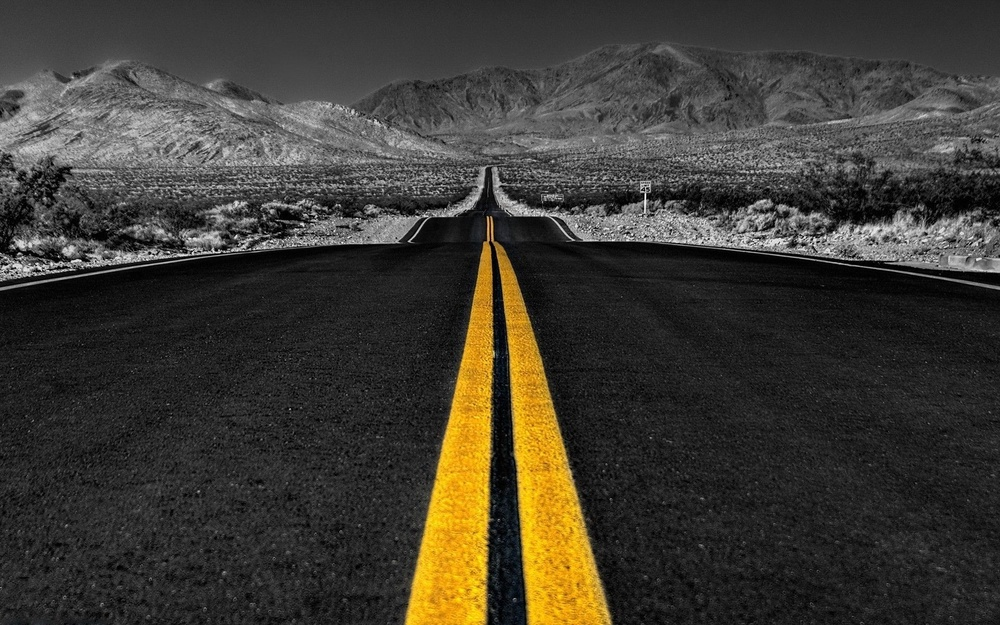
#> input picture Filtros/Road.jfif, 1000 x 625 px, shrunk from 1920 x 1200 before the run
$ python Space_domain_Filters.py
#> lines starting #> are read from the running program, lines starting #| are printed output that depends on the picture
import numpy as np
import cv2 as cv

img = cv.imread("Filtros/Road.jfif",0)
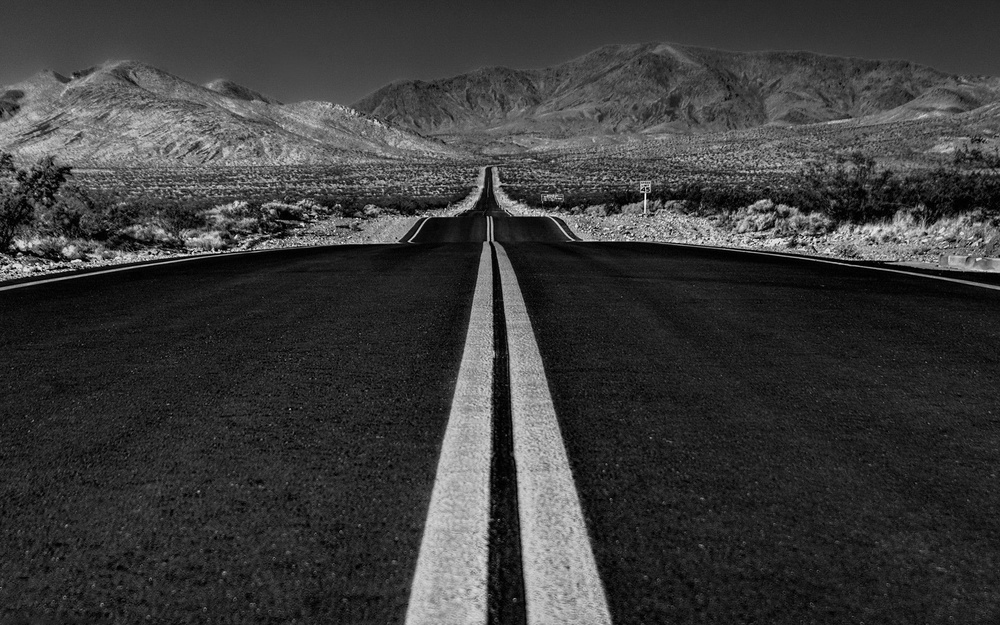
#> img: shape (625, 1000); min 0, max 255, mean 59.2

#Filtro de medias

av_1 = cv.blur(img,(5,5))
av_2 = cv.boxFilter(img,-1,(5,5),normalize=True)

cv.imshow("Original",img)
cv.imshow("av1",av_1)
cv.imshow("av2",av_2)

#Filtro Gaussiano
gaus = cv.GaussianBlur(img,(5,5),cv.BORDER_DEFAULT)
cv.imshow("gauss",gaus)

#Filtro de mediana
med = cv.medianBlur(img,7)
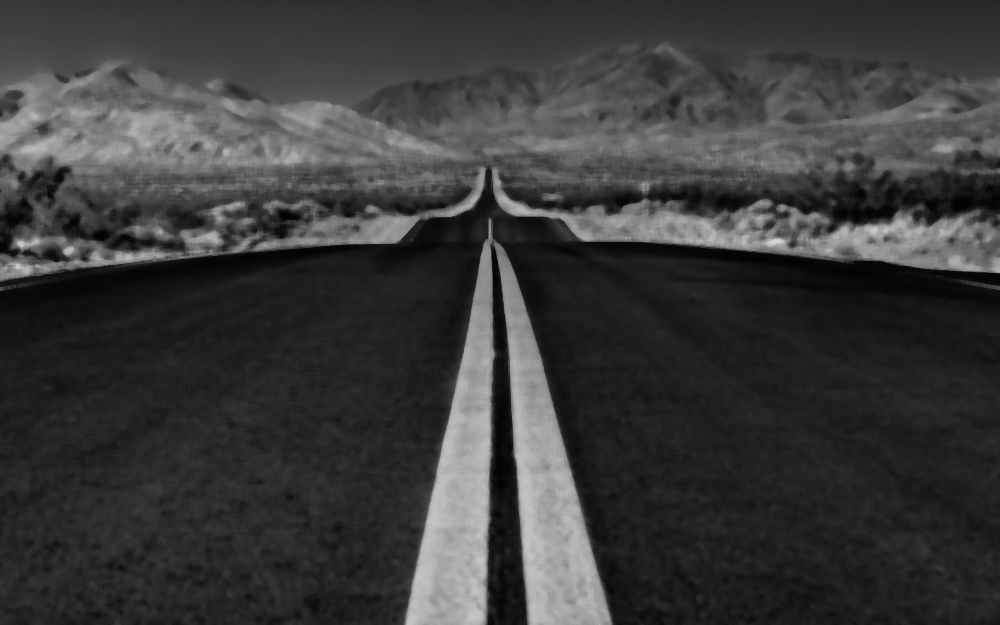
#> med: shape (625, 1000); min 2, max 213, mean 58.5
cv.imshow("med",med)

#Filtro bilateral
bi = cv.bilateralFilter(img,5,0,0)
cv.imshow("bi",bi)
cv.waitKey(0)
cv.destroyAllWindows()
